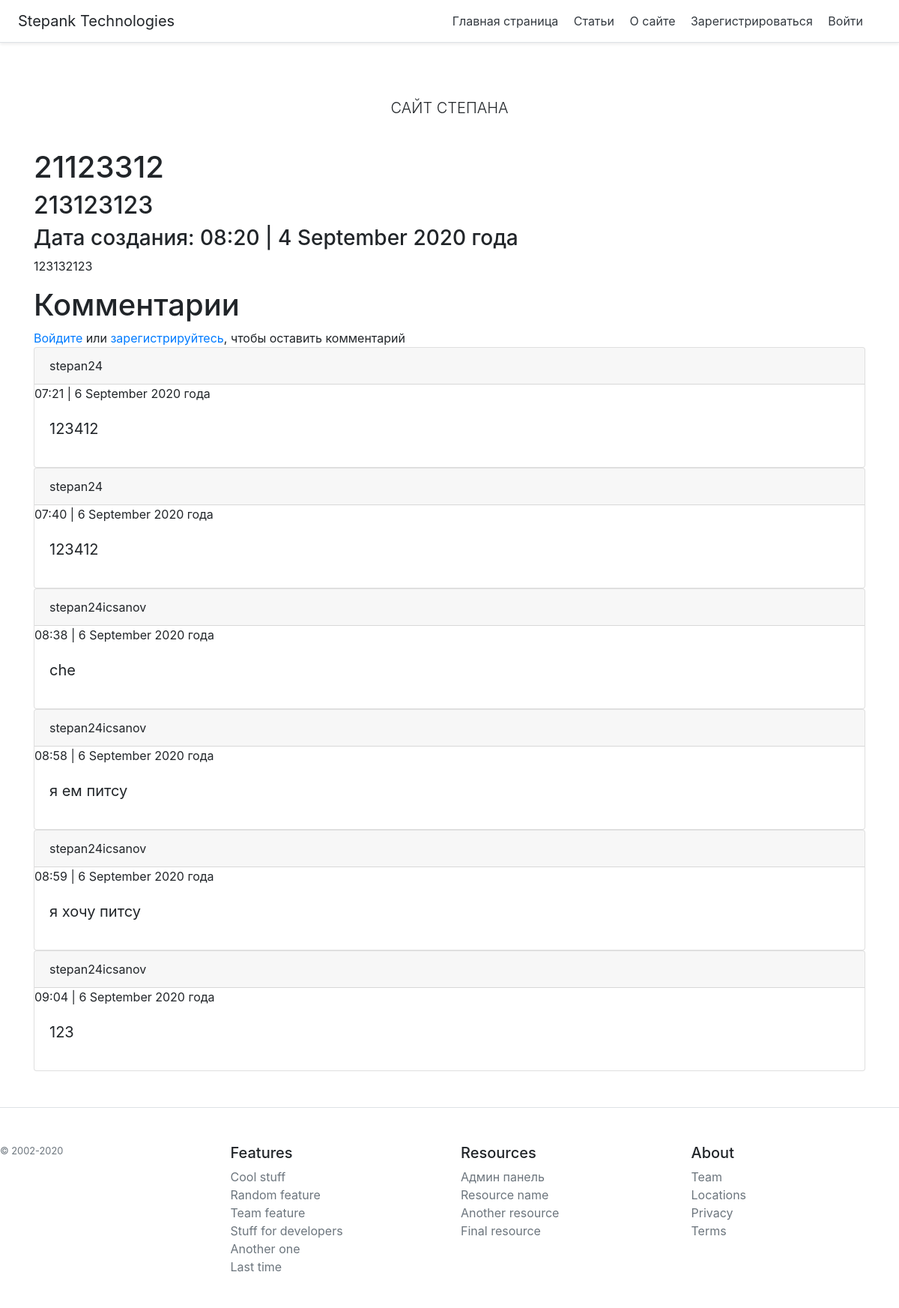
/articles/1, run on the app's committed database.
### webapp/models.py (models this page shows, shortened)
class Post(db.Model):
    post_id = db.Column(db.Integer, primary_key=True)
    title = db.Column(db.String(32), nullable=False)
    header = db.Column(db.String(150), nullable=False)
    text = db.Column(db.String(), nullable=False)
    post_creation_date = db.Column(db.DateTime)

class Comment(db.Model):
    id_comment = db.Column(db.Integer, primary_key=True)
    post_id = db.Column(db.Integer)
    user_name = db.Column(db.String())
    text = db.Column(db.String(320))
    comment_creation_date = db.Column(db.DateTime)

### webapp/articles/articles_routes.py (the view, shortened to what this page needs)
@arti.route('/<int:post_id>', methods=['POST', 'GET'])
def show_post(post_id):
    post = Post.query.get(post_id)
    if request.method == 'GET':
        comments = Comment.query.filter_by(post_id=post_id).all()
        return render_template('/articles/article.html', post=post, comments=comments)
    comments = Comment.query.filter_by(post_id=post_id).all()
    return render_template('/articles/article.html', post=post, comments=comments)

### webapp/templates/articles/article.html (shortened to what this page needs)
{% extends 'base.html' %}
{% block body %}
<h1>{{ post.title }}</h1>
<h2>{{ post.header }}</h2>
<h3>Дата создания: {{ moment(post.post_creation_date, local=False).format('HH:mm | D MMMM YYYY года', refresh=False) }}</h3>
<p>{{ post.text }}</p>
<div class="add_comments">
    <h1>Комментарии</h1>
    {% if current_user.is_authenticated %}
    <form method="post">
    <textarea name="text" id="text" cols="" rows="" class="form-control" placeholder="Комментарий" required=""></textarea>
    <input type="submit" class="btn btn-outline-primary" value="Отправить">
    <script>
        var forms = document.querySelector('form');
        forms.addEventListener('submit', function(){
        var btn = this.querySelector("input[type=submit], button[type=submit]");
        btn.disabled = true;
        });
    </script>
    {% else %}
        <a href="/login?next={{ request.path }}">Войдите</a> или <a href="/register">зарегистрируйтесь</a>, чтобы оставить комментарий
    {% endif %}
</div>
<div class="comments">
{% for comment in comments %}
<div class="card">
  <div class="card-header">
    {{ comment.user_name }}
  </div>
    <div>{{ moment(comment.comment_creation_date, local=False).format('HH:mm | D MMMM YYYY года', refresh=False) }}</div>
  <div class="card-body">
    <blockquote class="blockquote mb-0">
      <p>{{ comment.text }}</p>
    </blockquote>
  </div>
</div>
{% endfor %}
</div>
{% endblock %}

### data on the page
Post: title "21123312", header "213123123", post_creation_date "08:20 | 4 September 2020 года", text "123132123"
Comment: user_name "stepan24", comment_creation_date "07:21 | 6 September 2020 года", text "123412"
Comment: user_name "stepan24", comment_creation_date "07:40 | 6 September 2020 года", text "123412"
Comment: user_name "stepan24icsanov", comment_creation_date "08:38 | 6 September 2020 года", text "che"
Comment: user_name "stepan24icsanov", comment_creation_date "08:58 | 6 September 2020 года", text "я ем питсу"
Comment: user_name "stepan24icsanov", comment_creation_date "08:59 | 6 September 2020 года", text "я хочу питсу"
Comment: user_name "stepan24icsanov", comment_creation_date "09:04 | 6 September 2020 года", text "123"
